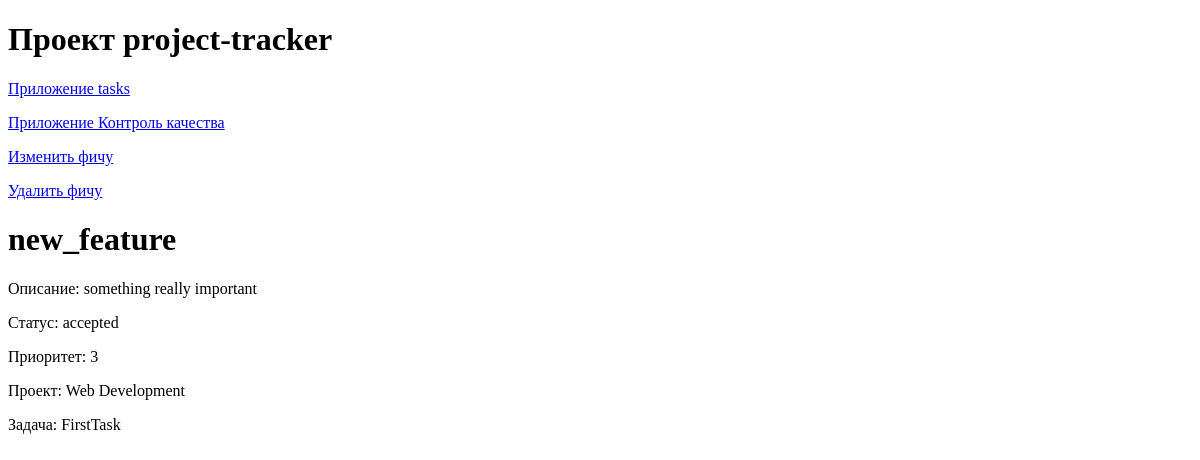
Page /quality_control/features/1/ on the earlier database version.
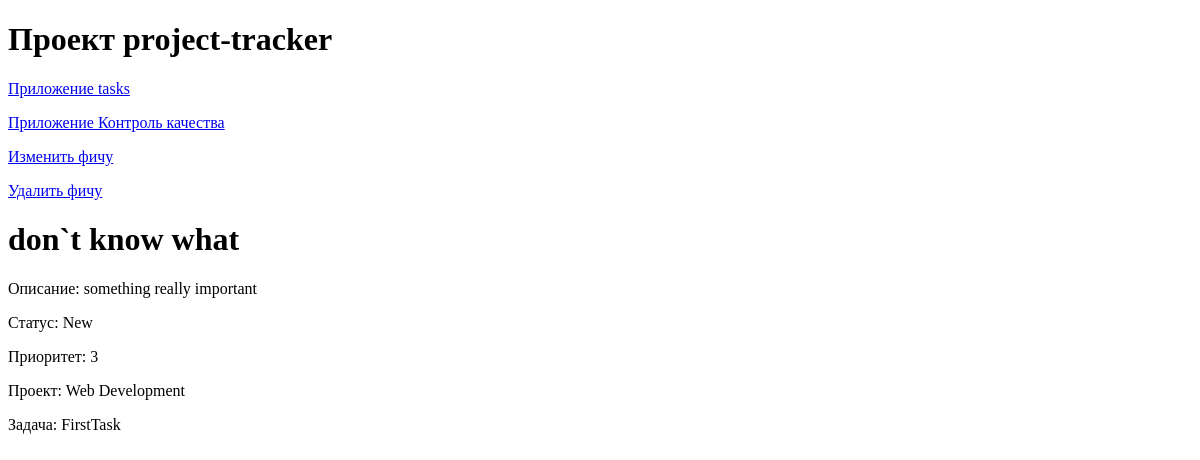
Same page on the later database version.
### quality_control/models.py (models this page shows)
class FeatureRequest(models.Model):
    STATUS_CHOICES = [
        ('in_consideration', 'На рассмотрении'),
        ('accepted', 'Принято'),
        ('rejected', 'Отклонено')
    ]
    PRIORITY_CHOICES = [
        ('1', 'Пониженный'),
        ('2', 'Низкий'),
        ('3', 'Средний'),
        ('4', 'Повышенный'),
        ('5', 'Высокий')
    ]
    title = models.CharField(max_length=50)
    description = models.TextField()
    project = models.ForeignKey(
        Project,
        related_name='feature_requests',
        on_delete=models.CASCADE
    )
    task = models.ForeignKey(
        Task,
        related_name='feature_requests',
        on_delete=models.SET_NULL,
        null=True,
    )
    status = models.CharField(max_length=20, choices=STATUS_CHOICES, default='in_consideration')
    priority = models.CharField(max_length=20, choices=PRIORITY_CHOICES, default='3')
    created_at = models.DateTimeField(auto_now_add=True)
    updated_at = models.DateTimeField(auto_now=True)

### tasks/models.py (models this page shows, shortened)
class Project(models.Model):
    name = models.CharField(max_length=100)
    description = models.TextField()
    created_at = models.DateTimeField(auto_now_add=True)

class Task(models.Model):
    STATUS_CHOICES = [
        ('New', 'Новая'),
        ('In_progress', 'В работе'),
        ('Completed', 'Завершена')
    ]
    project = models.ForeignKey(
        Project,
        related_name='tasks',
        on_delete=models.CASCADE
    )
    name = models.CharField(max_length=100)
    description = models.TextField()
    created_at = models.DateTimeField(auto_now_add=True)
    updated_at = models.DateTimeField(auto_now=True)
    assignee = models.ForeignKey(
        User,
        related_name='tasks',
        on_delete=models.SET_NULL,
        null=True,
        blank=True
    )
    status = models.CharField(max_length=50, choices=STATUS_CHOICES, default='New')

### quality_control/views.py (the view)
# urls.py: path('features/<int:feature_id>/', views.FeatureDetailView.as_view(), name='feature_detail'),
class FeatureDetailView(DetailView):
    model = FeatureRequest
    pk_url_kwarg = 'feature_id'
    template_name = 'quality_control/feature_detail.html'

### quality_control/templates/quality_control/feature_detail.html
{% extends 'base/base.html' %}
{% block content %}
    <p><a href="{% url 'quality_control:update_feature' featurerequest.id %}">Изменить фичу</a></p>
    <p><a href="{% url 'quality_control:delete_feature' featurerequest.id %}"onclick="return confirm('Вы уверены, что хотите удалить фичу?');">Удалить фичу</a></p>
    <h1>{{ featurerequest.title }}</h1>
    <p>Описание: {{ featurerequest.description }}</p>
    <p>Статус: {{ featurerequest.status }} </p>
    <p>Приоритет: {{ featurerequest.priority }} </p>
    <p>Проект: {{ featurerequest.project.name }}</p>
    <p>Задача: {{ featurerequest.task.name }}</p>
{% endblock %}

Differences in the rows shown:
changed FeatureRequest "something really important": title "new_feature" → "don`t know what"; status "accepted" → "New"
